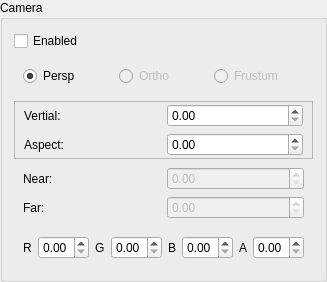
         <widget class="QGroupBox" name="cameraGroupBox">
          <property name="title">
           <string>Camera</string>
          </property>
          <layout class="QGridLayout" name="gridLayout_7">
           <item row="0" column="0">
            <widget class="QCheckBox" name="cameraEnabledToggle">
             <property name="text">
              <string>Enabled</string>
             </property>
            </widget>
           </item>
           <item row="2" column="0">
            <widget class="QFrame" name="cameraPerspGroup">
             <property name="frameShape">
              <enum>QFrame::StyledPanel</enum>
             </property>
             <property name="frameShadow">
              <enum>QFrame::Raised</enum>
             </property>
             <layout class="QGridLayout" name="gridLayout_8">
              <property name="topMargin">
               <number>2</number>
              </property>
              <property name="bottomMargin">
               <number>2</number>
              </property>
              <item row="0" column="0">
               <widget class="QLabel" name="label_15">
                <property name="text">
                 <string>Vertial:</string>
                </property>
               </widget>
              </item>
              <item row="1" column="0">
               <widget class="QLabel" name="label_20">
                <property name="text">
                 <string>Aspect:</string>
                </property>
               </widget>
              </item>
              <item row="1" column="1">
               <widget class="QDoubleSpinBox" name="cameraAspectEdit">
                <property name="singleStep">
                 <double>0.100000000000000</double>
                </property>
               </widget>
              </item>
              <item row="0" column="1">
               <widget class="QDoubleSpinBox" name="cameraVertEdit">
                <property name="maximum">
                 <double>360.000000000000000</double>
                </property>
               </widget>
              </item>
             </layout>
            </widget>
           </item>
           <item row="1" column="0">
            <widget class="QWidget" name="widget_2" native="true">
             <layout class="QHBoxLayout" name="horizontalLayout_2">
              <item>
               <widget class="QRadioButton" name="cameraPerspToggle">
                <property name="text">
                 <string>Persp</string>
                </property>
                <property name="checked">
                 <bool>true</bool>
                </property>
               </widget>
              </item>
              <item>
               <widget class="QRadioButton" name="cameraOrthoToggle">
                <property name="enabled">
                 <bool>false</bool>
                </property>
                <property name="text">
                 <string>Ortho</string>
                </property>
               </widget>
              </item>
              <item>
               <widget class="QRadioButton" name="cameraFrustumToggle">
                <property name="enabled">
                 <bool>false</bool>
                </property>
                <property name="text">
                 <string>Frustum</string>
                </property>
               </widget>
              </item>
             </layout>
            </widget>
           </item>
           <item row="3" column="0">
            <widget class="QWidget" name="widget_3" native="true">
             <layout class="QGridLayout" name="gridLayout_9">
              <property name="topMargin">
               <number>2</number>
              </property>
              <property name="bottomMargin">
               <number>2</number>
              </property>
              <item row="0" column="1">
               <widget class="QDoubleSpinBox" name="cameraNearClipEdit">
                <property name="enabled">
                 <bool>false</bool>
                </property>
                <property name="maximum">
                 <double>999999.000000000000000</double>
                </property>
               </widget>
              </item>
              <item row="0" column="0">
               <widget class="QLabel" name="label_19">
                <property name="text">
                 <string>Near:</string>
                </property>
               </widget>
              </item>
              <item row="1" column="1">
               <widget class="QDoubleSpinBox" name="cameraFarClipEdit">
                <property name="enabled">
                 <bool>false</bool>
                </property>
                <property name="maximum">
                 <double>999999.000000000000000</double>
                </property>
               </widget>
              </item>
              <item row="1" column="0">
               <widget class="QLabel" name="label_21">
                <property name="text">
                 <string>Far:</string>
                </property>
               </widget>
              </item>
             </layout>
            </widget>
           </item>
           <item row="4" column="0">
            <widget class="QWidget" name="widget_12" native="true">
             <layout class="QGridLayout" name="gridLayout_36">
              <item row="0" column="0">
               <widget class="QLabel" name="label_119">
                <property name="text">
                 <string>R</string>
                </property>
               </widget>
              </item>
              <item row="0" column="2">
               <widget class="QLabel" name="label_120">
                <property name="text">
                 <string>G</string>
                </property>
               </widget>
              </item>
              <item row="0" column="4">
               <widget class="QLabel" name="label_121">
                <property name="text">
                 <string>B</string>
                </property>
               </widget>
              </item>
              <item row="0" column="6">
               <widget class="QLabel" name="label_122">
                <property name="text">
                 <string>A</string>
                </property>
               </widget>
              </item>
              <item row="0" column="1">
               <widget class="QDoubleSpinBox" name="cameraRedClearEdit">
                <property name="maximum">
                 <double>1.000000000000000</double>
                </property>
                <property name="singleStep">
                 <double>0.100000000000000</double>
                </property>
               </widget>
              </item>
              <item row="0" column="3">
               <widget class="QDoubleSpinBox" name="cameraGreenClearEdit">
                <property name="maximum">
                 <double>1.000000000000000</double>
                </property>
                <property name="singleStep">
                 <double>0.100000000000000</double>
                </property>
               </widget>
              </item>
              <item row="0" column="5">
               <widget class="QDoubleSpinBox" name="cameraBlueClearEdit">
                <property name="maximum">
                 <double>1.000000000000000</double>
                </property>
                <property name="singleStep">
                 <double>0.100000000000000</double>
                </property>
               </widget>
              </item>
              <item row="0" column="7">
               <widget class="QDoubleSpinBox" name="cameraAlphaClearEdit">
                <property name="maximum">
                 <double>1.000000000000000</double>
                </property>
                <property name="singleStep">
                 <double>0.100000000000000</double>
                </property>
               </widget>
              </item>
             </layout>
            </widget>
           </item>
          </layout>
         </widget>
